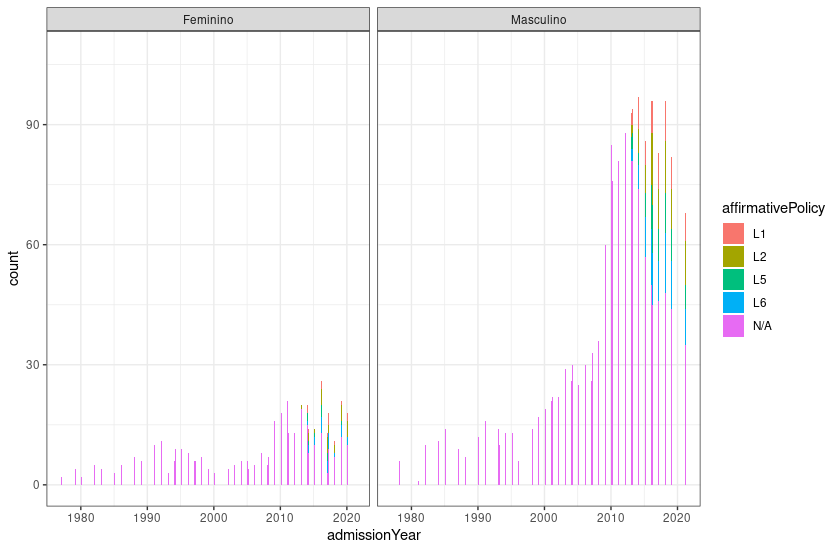

The script that drew this image:
DADOS_ALUNOS <- read.csv("./TCC/dadosfubica/anonymized_students.csv", sep = ";")
dados_cadeiras <- read.csv("./TCC/dadosfubica/anonymized_enrollments.csv", sep = ";")
library("dplyr")

ggplot(DADOS_ALUNOS, aes(x=admissionYear,fill=affirmativePolicy))+
  theme_bw()+
  facet_wrap(~gender)+
  geom_bar()
